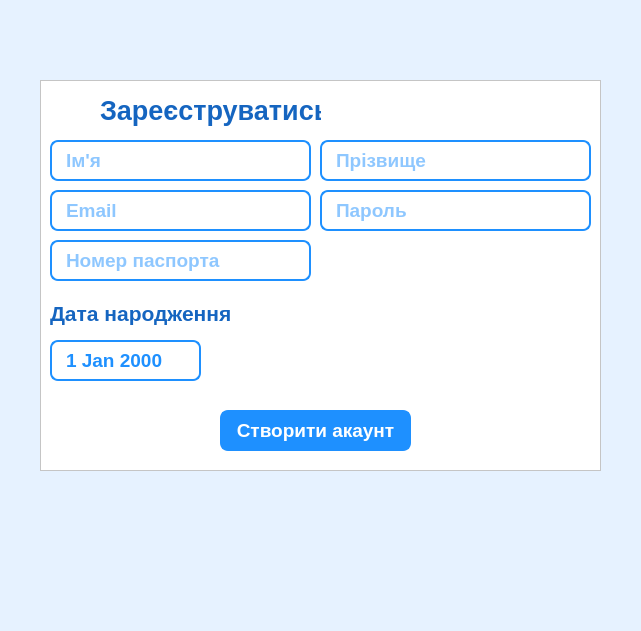
<?xml version="1.0" encoding="UTF-8"?>
<ui version="4.0">
 <class>Registration</class>
 <widget class="QDialog" name="Registration">
  <property name="geometry">
   <rect>
    <x>0</x>
    <y>0</y>
    <width>641</width>
    <height>631</height>
   </rect>
  </property>
  <property name="windowTitle">
   <string>Register</string>
  </property>
  <property name="styleSheet">
   <string notr="true">background-color: #e6f2ff;</string>
  </property>
  <widget class="QFrame" name="frame">
   <property name="geometry">
    <rect>
     <x>40</x>
     <y>80</y>
     <width>561</width>
     <height>391</height>
    </rect>
   </property>
   <property name="styleSheet">
    <string notr="true">background: white;</string>
   </property>
   <property name="frameShape">
    <enum>QFrame::Shape::StyledPanel</enum>
   </property>
   <property name="frameShadow">
    <enum>QFrame::Shadow::Raised</enum>
   </property>
   <widget class="QLabel" name="profile_label">
    <property name="geometry">
     <rect>
      <x>60</x>
      <y>10</y>
      <width>221</width>
      <height>41</height>
     </rect>
    </property>
    <property name="styleSheet">
     <string notr="true">QLabel {
    color: #1565c0;          /* темно-синій текст */
    font-size: 20pt;         /* розмір шрифту */
    font-weight: bold;       /* жирний */
    background-color: transparent; /* прозорий фон */
}</string>
    </property>
    <property name="text">
     <string>Зареєструватись</string>
    </property>
   </widget>
   <widget class="QLabel" name="reg_icon">
    <property name="geometry">
     <rect>
      <x>10</x>
      <y>10</y>
      <width>41</width>
      <height>41</height>
     </rect>
    </property>
    <property name="text">
     <string/>
    </property>
    <property name="pixmap">
     <pixmap>../../../Downloads/file_4512928.png</pixmap>
    </property>
    <property name="scaledContents">
     <bool>true</bool>
    </property>
   </widget>
   <widget class="QLineEdit" name="name_reg">
    <property name="geometry">
     <rect>
      <x>10</x>
      <y>60</y>
      <width>261</width>
      <height>41</height>
     </rect>
    </property>
    <property name="styleSheet">
     <string notr="true">QLineEdit {
    background-color: white;     /* білий фон */
    color: #1e90ff;              /* синій текст */
    font-size: 14pt;
    font-weight: bold;
    border: 2px solid #1e90ff;   /* синя рамка */
    border-radius: 8px;
    padding: 6px 12px;
}
QLineEdit:focus {
    background-color: #f0f8ff;   /* легкий голубий при фокусі */
}
QLineEdit:hover {
    background-color: #f0f8ff;   /* легкий голубий */
}
</string>
    </property>
    <property name="placeholderText">
     <string>Ім'я</string>
    </property>
   </widget>
   <widget class="QLineEdit" name="surname">
    <property name="geometry">
     <rect>
      <x>280</x>
      <y>60</y>
      <width>271</width>
      <height>41</height>
     </rect>
    </property>
    <property name="styleSheet">
     <string notr="true">QLineEdit {
    background-color: white;     /* білий фон */
    color: #1e90ff;              /* синій текст */
    font-size: 14pt;
    font-weight: bold;
    border: 2px solid #1e90ff;   /* синя рамка */
    border-radius: 8px;
    padding: 6px 12px;
}
QLineEdit:focus {
    background-color: #f0f8ff;   /* легкий голубий при фокусі */
}
QLineEdit:hover {
    background-color: #f0f8ff;   /* легкий голубий */
}
</string>
    </property>
    <property name="placeholderText">
     <string>Прізвище</string>
    </property>
   </widget>
   <widget class="QLineEdit" name="email_reg">
    <property name="geometry">
     <rect>
      <x>10</x>
      <y>110</y>
      <width>261</width>
      <height>41</height>
     </rect>
    </property>
    <property name="styleSheet">
     <string notr="true">QLineEdit {
    background-color: white;     /* білий фон */
    color: #1e90ff;              /* синій текст */
    font-size: 14pt;
    font-weight: bold;
    border: 2px solid #1e90ff;   /* синя рамка */
    border-radius: 8px;
    padding: 6px 12px;
}
QLineEdit:focus {
    background-color: #f0f8ff;   /* легкий голубий при фокусі */
}
QLineEdit:hover {
    background-color: #f0f8ff;   /* легкий голубий */
}
</string>
    </property>
    <property name="placeholderText">
     <string>Email</string>
    </property>
   </widget>
   <widget class="QLineEdit" name="password_reg">
    <property name="geometry">
     <rect>
      <x>280</x>
      <y>110</y>
      <width>271</width>
      <height>41</height>
     </rect>
    </property>
    <property name="styleSheet">
     <string notr="true">QLineEdit {
    background-color: white;     /* білий фон */
    color: #1e90ff;              /* синій текст */
    font-size: 14pt;
    font-weight: bold;
    border: 2px solid #1e90ff;   /* синя рамка */
    border-radius: 8px;
    padding: 6px 12px;
}
QLineEdit:focus {
    background-color: #f0f8ff;   /* легкий голубий при фокусі */
}
QLineEdit:hover {
    background-color: #f0f8ff;   /* легкий голубий */
}
</string>
    </property>
    <property name="echoMode">
     <enum>QLineEdit::EchoMode::PasswordEchoOnEdit</enum>
    </property>
    <property name="placeholderText">
     <string>Пароль</string>
    </property>
   </widget>
   <widget class="QDateEdit" name="birth_date">
    <property name="geometry">
     <rect>
      <x>10</x>
      <y>260</y>
      <width>151</width>
      <height>41</height>
     </rect>
    </property>
    <property name="styleSheet">
     <string notr="true">QDateEdit {
    background-color: white;
    color: #1e90ff;
    font-size: 14pt;
    font-weight: bold;
    border: 2px solid #1e90ff;
    border-radius: 8px;
    padding: 6px 12px;
}

/* Наведення */
QDateEdit:hover {
    background-color: #f0f8ff;
}

/* Фокус */
QDateEdit:focus {
    border: 2px solid #104e8b;
    background-color: #e6f2ff;
}

/* Прибираємо стандартний drop-down */
QDateEdit::drop-down {
    border: none;
    width: 0px;
}

QDateEdit::up-button, 
QDateEdit::down-button {
    width: 0px;
    height: 0px;
    border: none;
}</string>
    </property>
   </widget>
   <widget class="QLabel" name="profile_label_2">
    <property name="geometry">
     <rect>
      <x>10</x>
      <y>220</y>
      <width>191</width>
      <height>26</height>
     </rect>
    </property>
    <property name="styleSheet">
     <string notr="true">QLabel {
    color: #1565c0;          /* темно-синій текст */
    font-size: 16pt;         /* розмір шрифту */
    font-weight: bold;       /* жирний */
    background-color: transparent; /* прозорий фон */
}</string>
    </property>
    <property name="text">
     <string>Дата народження</string>
    </property>
   </widget>
   <widget class="QPushButton" name="create_account_btn">
    <property name="geometry">
     <rect>
      <x>180</x>
      <y>330</y>
      <width>191</width>
      <height>41</height>
     </rect>
    </property>
    <property name="styleSheet">
     <string notr="true">QPushButton#create_account_btn {
    background-color: #1e90ff;   /* синій фон */
    color: white;                /* білий текст */
    font-size: 14pt;
    font-weight: bold;
    border: 2px solid #1e90ff;   /* синя рамка */
    border-radius: 8px;          /* округлені кути */
    padding: 6px 12px;
}

QPushButton#create_account_btn:hover {
    background-color: #f0f8ff;   /* світло-голубий фон */
	color: #1e90ff;
    border: 2px solid #5dade2;
}

QPushButton#create_account_btn:pressed {
    background-color: white;     /* фон білий */
    color: #1e90ff;              /* текст синій */
    border: 2px solid #1e90ff;   /* синя рамка */
}</string>
    </property>
    <property name="text">
     <string>Створити акаунт</string>
    </property>
   </widget>
   <widget class="QLineEdit" name="passport">
    <property name="geometry">
     <rect>
      <x>10</x>
      <y>160</y>
      <width>261</width>
      <height>41</height>
     </rect>
    </property>
    <property name="styleSheet">
     <string notr="true">QLineEdit {
    background-color: white;     /* білий фон */
    color: #1e90ff;              /* синій текст */
    font-size: 14pt;
    font-weight: bold;
    border: 2px solid #1e90ff;   /* синя рамка */
    border-radius: 8px;
    padding: 6px 12px;
}
QLineEdit:focus {
    background-color: #f0f8ff;   /* легкий голубий при фокусі */
}
QLineEdit:hover {
    background-color: #f0f8ff;   /* легкий голубий */
}
</string>
    </property>
    <property name="placeholderText">
     <string>Номер паспорта</string>
    </property>
   </widget>
  </widget>
  <widget class="QLabel" name="cloud2">
   <property name="geometry">
    <rect>
     <x>0</x>
     <y>20</y>
     <width>201</width>
     <height>161</height>
    </rect>
   </property>
   <property name="text">
    <string/>
   </property>
   <property name="pixmap">
    <pixmap>../../../Downloads/cloud-computing.png</pixmap>
   </property>
   <property name="scaledContents">
    <bool>true</bool>
   </property>
  </widget>
  <widget class="QLabel" name="cloud1">
   <property name="geometry">
    <rect>
     <x>400</x>
     <y>330</y>
     <width>201</width>
     <height>161</height>
    </rect>
   </property>
   <property name="text">
    <string/>
   </property>
   <property name="pixmap">
    <pixmap>../../../Downloads/cloud-computing.png</pixmap>
   </property>
   <property name="scaledContents">
    <bool>true</bool>
   </property>
  </widget>
  <zorder>cloud1</zorder>
  <zorder>cloud2</zorder>
  <zorder>frame</zorder>
 </widget>
 <resources/>
 <connections/>
</ui>
